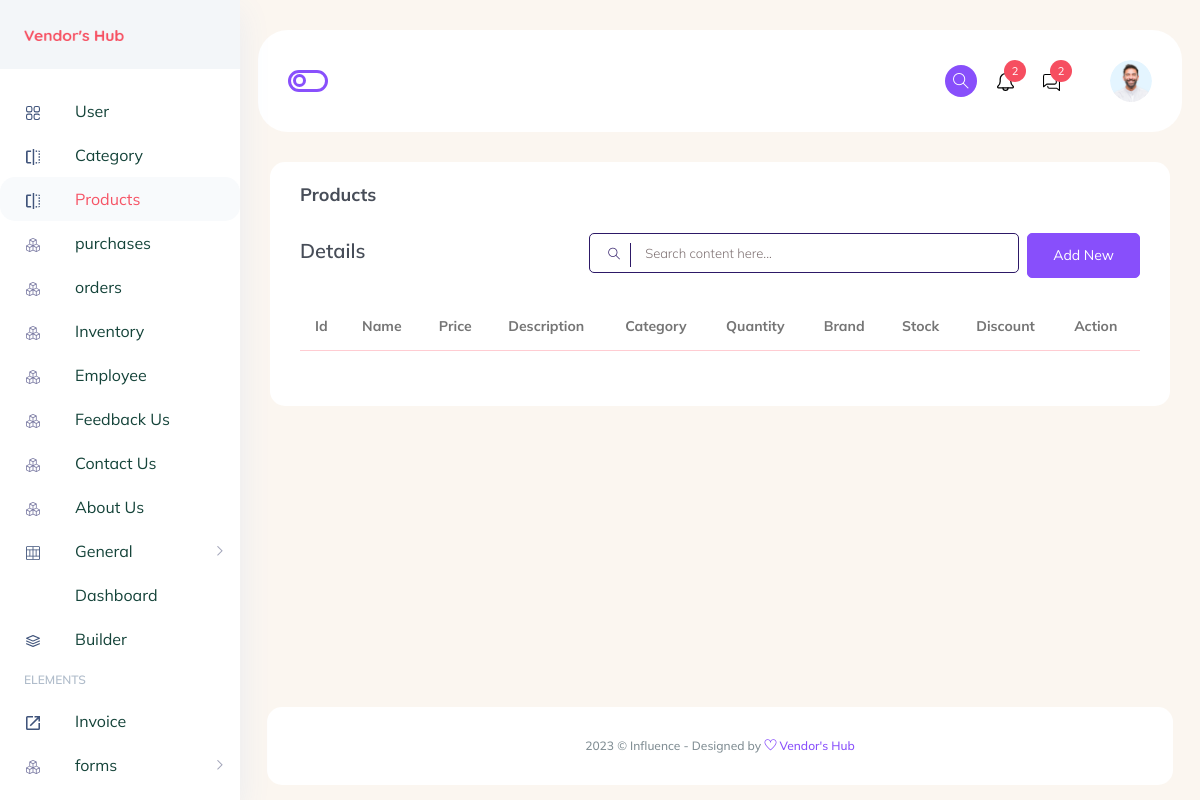
The app's page /product, older data.
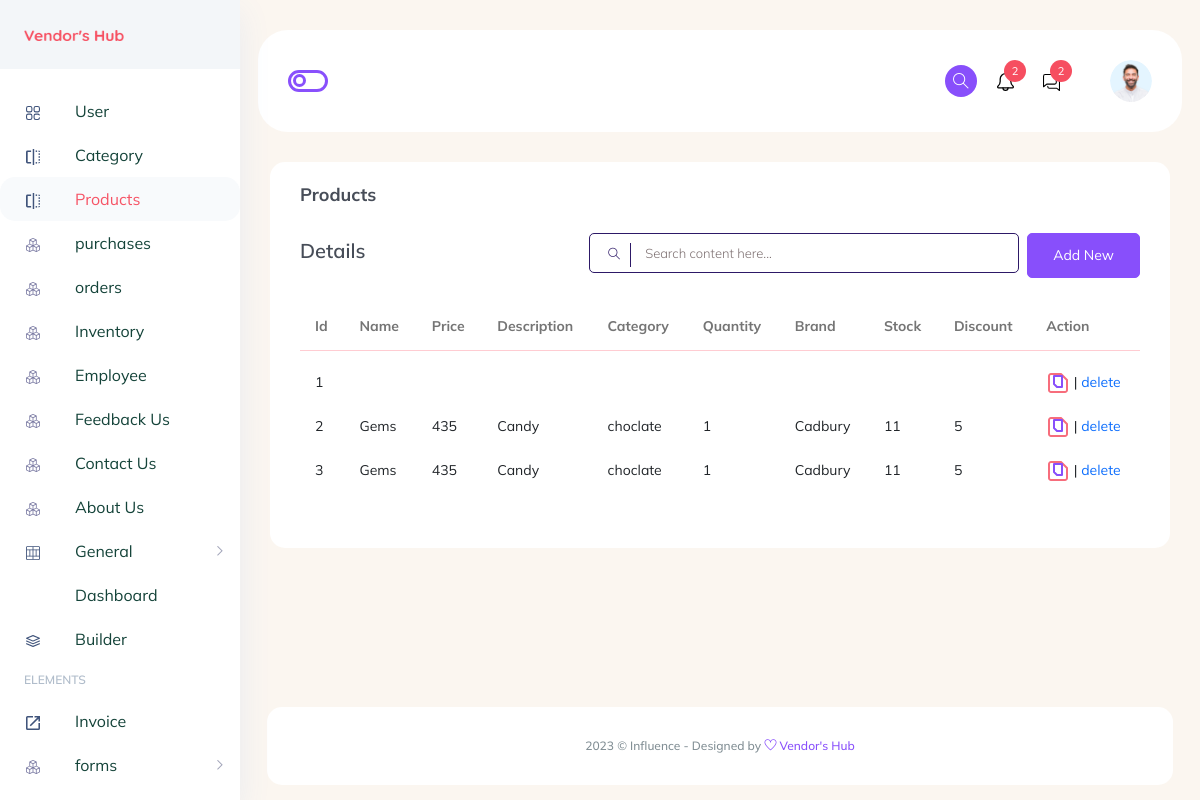
The same page, newer data.
### vadmin/models.py (models this page shows)
class Product(models.Model):
    class Meta:
        db_table = 'Product'
    p_id = models.AutoField(primary_key=True)
    name = models.CharField(max_length=50)
    price = models.CharField(max_length=50)
    description = models.CharField(max_length=50)
    image = models.CharField(max_length=50)
    category = models.CharField(max_length=50)
    quantity = models.CharField(max_length=50)
    brand = models.CharField(max_length=50)
    stock = models.CharField(max_length=50)
    discount = models.CharField(max_length=50)

### vadmin/views.py (the view)
# urls.py: path('product', views.product, name="product"),
def product(request):
    products = Product.objects.all()
    context = {'products': products}
    return render(request, 'product.html', context)

### vadmin/templates/product.html (shortened to what this page needs)
{% load static %}
<!DOCTYPE html>
<html lang="zxx">
  <head>
    {% include "css.html" %}
  </head>
  <body class="crm_body_bg">
    {% include "sidebar.html" %}
    <section class="main_content dashboard_part large_header_bg">
      <div class="container-fluid g-0">
        <div class="row">
          <div class="col-lg-12 p-0">{% include "header.html" %}</div>
        </div>
      </div>
      <div class="main_content_iner">
        <div class="container-fluid p-0">
          <div class="row justify-content-center">
            <div class="col-lg-12">
              <div class="white_card card_height_100 mb_30">
                <div class="white_card_header">
                  <div class="box_header m-0">
                    <div class="main-title">
                      <h3 class="m-0">Products</h3>
                    </div>
                  </div>
                </div>
                <div class="white_card_body">
                  <div class="QA_section">
                    <div class="white_box_tittle list_header">
                      <h4>Details</h4>
                      <div class="box_right d-flex lms_block">
                        <div class="serach_field_2">
                          <div class="search_inner">
                            <form Active="#">
                              <div class="search_field">
                                <input type="text" placeholder="Search content here..."/>
                              </div>
                              <button type="submit">
                                <i class="ti-search"></i>
                              </button>
                            </form>
                          </div>
                        </div>
                        <div class="add_button ms-2">
                          <a href="{% url 'add_product' %}" data-bs-target="#addcategory" class="btn_1">Add New</a>
                        </div>
                      </div>
                    </div>
                    <div class="QA_table mb_30">
                      <table class="table lms_table_active">
                        <thead>
                          <tr>
                            <th scope="col">Id</th>
                            <th scope="col">Name</th>
                            <th scope="col">Price</th>
                            <th scope="col">Description</th>
                            <th scope="col">Category</th>
                            <th scope="col">Quantity</th>
                            <th scope="col">Brand</th>
                            <th scope="col">Stock</th>
                            <th scope="col">Discount</th>
                            <th scope="col">Action</th>
                          </tr>
                        </thead>
                        <tbody>
                          {% for product in products %}
                          <tr>
                            <td>{{ product.p_id }}</td>
                            <td>{{ product.name }}</td>
                            <td>{{ product.price }}</td>
                            <td>{{ product.description }}</td>
                            <td>{{ product.category }}</td>
                            <td>{{ product.quantity }}</td>
                            <td>{{ product.brand }}</td>
                            <td>{{ product.stock }}</td>
                            <td>{{ product.discount }}</td>
                            <td><a href="{% url 'update_product' product.p_id %}"> </a> | <a href="{% url  'delete_product' product.p_id %}" onclick="'sure'">delete</a></td>
                          </tr>
                          {% endfor %}
                        </tbody>
                      </table>
                    </div>
                  </div>
                </div>
              </div>
            </div>
          </div>
        </div>
      </div>
      {% include "footer.html" %}
    </section>
  </body>
</html>

### vadmin/templates/css.html (shortened to what this page needs)
{% load static %}
<link rel="stylesheet" href="{% static 'css/bootstrap1.min.css' %}" />
<link rel="stylesheet" href="{% static 'vendors/themefy_icon/themify-icons.css' %}" />
<link rel="stylesheet" href="{% static 'vendors/niceselect/css/nice-select.css' %}" />
<link rel="stylesheet" href="{% static 'vendors/owl_carousel/css/owl.carousel.css' %}" />
<link rel="stylesheet" href="{% static 'vendors/gijgo/gijgo.min.css' %}" />
<link rel="stylesheet" href="{% static 'vendors/font_awesome/css/all.min.css' %}" />
<link rel="stylesheet" href="{% static 'vendors/tagsinput/tagsinput.css' %}" />
<link rel="stylesheet" href="{% static 'vendors/datepicker/date-picker.css' %}" />
<link rel="stylesheet" href="{% static 'vendors/scroll/scrollable.css' %}" />
<link rel="stylesheet" href="{% static 'vendors/datatable/css/jquery.dataTables.min.css' %}" />
<link rel="stylesheet" href="{% static 'vendors/datatable/css/responsive.dataTables.min.css' %}" />
<link rel="stylesheet" href="{% static 'vendors/datatable/css/buttons.dataTables.min.css' %}" />
<link rel="stylesheet" href="{% static 'vendors/text_editor/summernote-bs4.css' %}" />
<link rel="stylesheet" href="{% static 'vendors/morris/morris.css' %}">
<link rel="stylesheet" href="{% static 'vendors/material_icon/material-icons.css' %}" />
<link rel="stylesheet" href="{% static 'css/metisMenu.css' %}">
<link rel="stylesheet" href="{% static 'css/style1.css' %}" />
<link rel="stylesheet" href="{% static 'css/colors/default.css' %}" id="colorSkinCSS">

### vadmin/templates/sidebar.html (shortened to what this page needs)
{% load static %}
<nav class="sidebar">
    <div class="logo d-flex justify-content-between">
        <a class="large_logo" href="{% url 'home' %}"><img src="{% static 'img/logoVH4.png' %}" alt=""> </a>
    </div>
    <ul id="sidebar_menu">
        <li>
            <a href="{% static 'index.html' %}" aria-expanded="false">
                <div class="nav_icon_small">
                    <img src="{% static 'img/menu-icon/dashboard.svg' %}" alt="">
                </div>
                <div class="nav_title">
                    <span>User</span>
                </div>
            </a>
        </li>
        <li>
            <a href="{% url 'category' %}" aria-expanded="false">
                <div class="nav_icon_small">
                    <img src="{% static 'img/menu-icon/5.svg' %}" alt="">
                </div>
                <div class="nav_title">
                    <span>Category</span>
                </div>
            </a>
        </li>
        <li>
            <a href="{% url 'product' %}" aria-expanded="false">
                <div class="nav_icon_small">
                    <img src="{% static 'img/menu-icon/5.svg' %}" alt="">
                </div>
                <div class="nav_title">
                    <span>Products</span>
                </div>
            </a>
        </li>
        <li class="">
            <a  href="" aria-expanded="false">
                <div class="nav_icon_small">
                    <img src="{% static 'img/menu-icon/4.svg' %}" alt="">
                </div>
                <div class="nav_title">
                    <span>purchases</span>
                </div>
            </a>
        </li>
        <li class="">
            <a  href="" aria-expanded="false">
                <div class="nav_icon_small">
                    <img src="{% static 'img/menu-icon/4.svg' %}" alt="">
                </div>
                <div class="nav_title">
                    <span>orders</span>
                </div>
            </a>
        </li>
        <li class="">
            <a  href="" aria-expanded="false">
                <div class="nav_icon_small">
                    <img src="{% static 'img/menu-icon/4.svg' %}" alt="">
                </div>
                <div class="nav_title">
                    <span>Inventory</span>
                </div>
            </a>
        </li>
        <li class="">
            <a  href="" aria-expanded="false">
                <div class="nav_icon_small">
                    <img src="{% static 'img/menu-icon/4.svg' %}" alt="">
                </div>
                <div class="nav_title">
                    <span>Employee</span>
                </div>
            </a>
        </li>
        <li class="">
            <a  href="" aria-expanded="false">
                <div class="nav_icon_small">
                    <img src="{% static 'img/menu-icon/4.svg' %}" alt="">
                </div>
                <div class="nav_title">
                    <span>Feedback Us</span>
                </div>
            </a>
        </li>
        <li class="">
            <a  href="" aria-expanded="false">
                <div class="nav_icon_small">
                    <img src="{% static 'img/menu-icon/4.svg' %}" alt="">
                </div>
                <div class="nav_title">
                    <span>Contact Us</span>
                </div>
            </a>
        </li>
        <li class="">
            <a  href="{% url 'about' %}" aria-expanded="false">
                <div class="nav_icon_small">
                    <img src="{% static 'img/menu-icon/4.svg' %}" alt="">
                </div>
                <div class="nav_title">
                    <span>About Us</span>
                </div>
            </a>
        </li>
        <li class="">
            <a class="has-arrow" href="#" aria-expanded="false">
                <div class="nav_icon_small">
                <img src="{% static 'img/menu-icon/16.svg' %}" alt="">
            </div>
            <div class="nav_title">
                <span>General</span>
            </div>
                </a>
        </li>
        <li class="">
            <a href="{% static 'img/menu-icon/1.svg' %}" aria-expanded="false">
                <div class="nav_icon_small">
                </div>
                <div class="nav_title">
                <span>Dashboard </span>
                </div>
            </a>
        </li>
        <li class="">
            <a href="{% static 'Builder.html' %}" aria-expanded="false">
                <div class="nav_icon_small">
                    <img src="{% static 'img/menu-icon/2.svg' %}" alt="">
                </div>
                <div class="nav_title">
                    <span>Builder </span>
                </div>
            </a>
        </li>
        <h4 class="menu-text"><span>Elements</span>  </h4>
        <li class="">
            <a href="{% static 'invoice.html' %}" aria-expanded="false">
            <div class="nav_icon_small">
                <img src="{% static 'img/menu-icon/6.svg' %}" alt="">
            </div>
            <div class="nav_title">
                <span>Invoice</span>
            </div>
            </a>
        </li>
        <li class="">
            <a class="has-arrow" href="#" aria-expanded="false">
                <div class="nav_icon_small">
                    <img src="{% static 'img/menu-icon/4.svg' %}" alt="">
                </div>
                <div class="nav_title">
                    <span>forms</span>
                </div>
            </a>
        </li>
        <li class="">
        <a href="{% static 'Board.html' %}" aria-expanded="false">
        </a>
        </li>
            </ul>
</nav>

### vadmin/templates/header.html (shortened to what this page needs)
{% load static %}
<div class="header_iner d-flex justify-content-between align-items-center">
    <label class="form-label switch_toggle d-none d-lg-block" for="checkbox">
    <div class="slider round open_miniSide"></div>
    </label>
    <div class="header_right d-flex justify-content-between align-items-center">
    <div class="header_notification_warp d-flex align-items-center">
    <li>
    <div class="serach_button">
    <i class="ti-search"></i>
    </div>
    </li>
    <li>
    <a class="bell_notification_clicker" href="#"> <img src="{% static 'img/icon/bell.svg' %}" alt="">
    <span>2</span>
    </a>
    </li>
    <li>
    <a class="CHATBOX_open" href="#"> <img src="{% static 'img/icon/msg.svg' %}" alt=""> <span>2</span> </a>
    </li>
    </div>
    <div class="profile_info">
    <img src="{% static 'img/client_img.png' %}" alt="#">
    </div>
    </div>
    </div>

### vadmin/templates/footer.html
<div class="footer_part">
    <div class="container-fluid">
        <div class="row">
            <div class="col-lg-12">
                <div class="footer_iner text-center">
                    <p>2023 © Influence - Designed by <a href="#"> <i class="ti-heart"></i> </a><a href="#"> Vendor's Hub</a></p>
                </div>
            </div>
        </div>
    </div>
</div>

### vadmin/templates/js.html (shortened to what this page needs)
{% load static %}

### vadmin/static/css/metisMenu.css (style rules this page uses)
.metismenu .has-arrow { position:relative }
.metismenu .has-arrow::after { position:absolute;content:'';transform:rotate(-90deg) translate(0,-50%);transform-origin:top;top:50%;transition:all .3s ease-out;right:40px;content:"\e64b";font-family:themify;color:#a5adc6;font-weight:600;font-size:14px }

Row changes from the older to the newer data that the page shows:
added Product: p_id "1"
added Product: p_id "2", name "Gems", price "435", description "Candy", category "choclate", quantity "1", brand "Cadbury", stock "11", discount "5"
added Product: p_id "3", name "Gems", price "435", description "Candy", category "choclate", quantity "1", brand "Cadbury", stock "11", discount "5"
